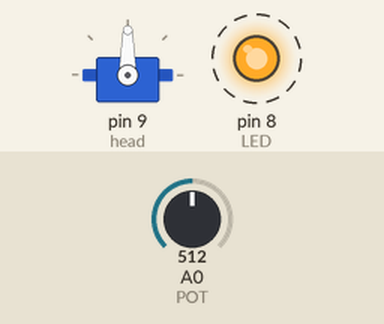
Simulated run of this sketch. Board: Arduino Uno, built with avr-gcc and run on an emulated ATmega328P. Shown: servo, output pins drawn as LEDs (lit = HIGH). Dashed ring = blinking. The test bench sets the inputs (shaded band); at power-on: A0 (POT) = 512.

Above: at 1.27 s.
1.3 s: A0 (POT) set to 900
At 1.69 s:
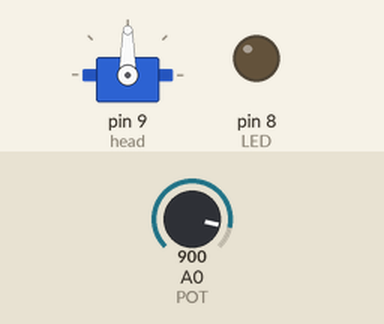
4.3 s: A0 (POT) set to 511
At 4.56 s:
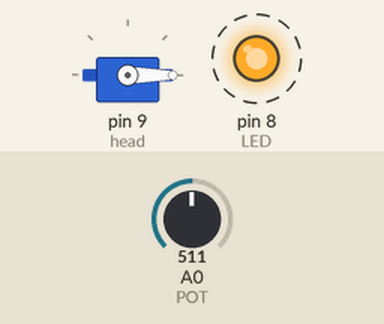
Timing chart, 0 to 13.3 s (numbered marks = the images above; inputs shaded):
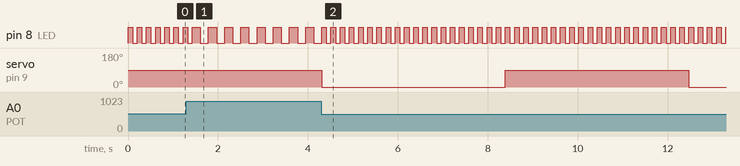

Measured:
- after the input at 1.3 s, servo on pin 9 (head): stays 90° (without the input it goes to 0° after 2.8 s)
- after the input at 4.3 s, pin 8 (LED): alternates HIGH for 0.10 s and LOW for 0.10 s, starting after 0.11 s
- by itself, pin 8 (LED): repeats every 0.36 s: HIGH 0.18 s, LOW 0.18 s

The sketch:

mole.ino
```cpp
#include <Servo.h>
const int LED = 8;
const int POT = 0;
Servo head;
int pos = 0;
int time = 0;

void setup(){
 pinMode(LED, OUTPUT);
 head.attach(9);
}

void loop(){
 int potVal = 0.2*  analogRead(POT);
 time += potVal;
 if (potVal > 1){
   digitalWrite(LED, HIGH);
 }
 delay(potVal);
 digitalWrite(LED, LOW);
 delay(potVal);
 if (time > 2000){
   time = 0;
   head.write(pos);
   pos = 90-pos;
 }
}
```
